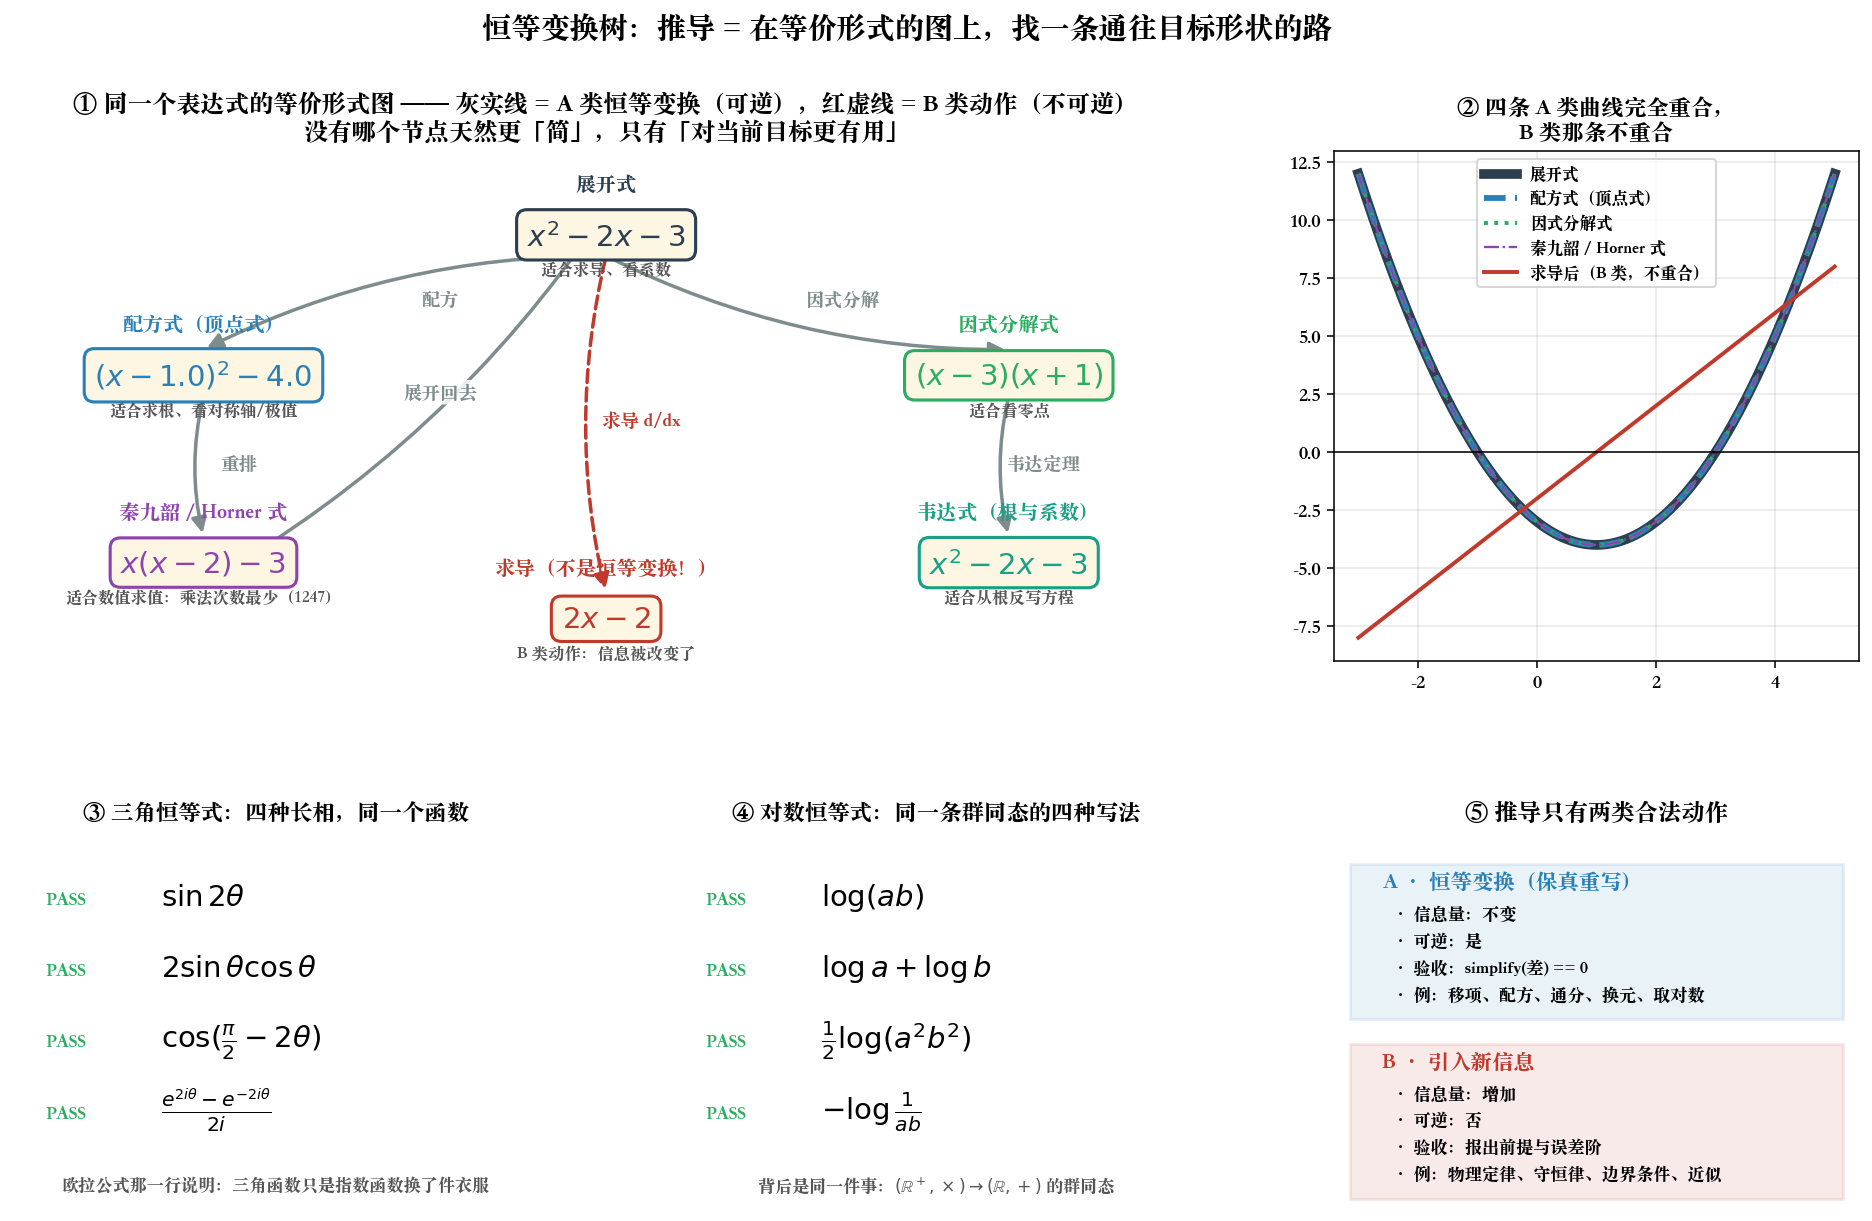

The Python source for this figure:
"""identity_transform_tree.py
================================================================================
Chapter 0.98.1 · 恒等变换树：一个表达式的所有「等价长相」

**推导只有两类合法动作：**
    A 类 · 恒等变换   —— 换一件衣服，内容一模一样。可逆，SymPy 一行可验。
    B 类 · 引入新信息 —— 往系统里塞进一条新事实。不可逆，必须报账。

这个脚本只画 A 类：把同一个表达式的各种等价形式画成一张图，
**每条边 = 一次合法的重写，且每条边都被 SymPy 逐一验证过 `simplify(u - v) == 0`。**

看这张图要看出两件事：
  1. 「化简」不是唯一方向 —— 图上没有哪个节点天然更「简」，
     只有「对当前目标更有用」。配方形式适合求根，因式形式适合看零点，
     展开形式适合求导，顶点式适合画图。
  2. **推导 = 在这张图上找一条通往目标形状的路。**
     所以推导的第一件事是「先盯着终点看」（Chapter 0.98.7 心法一）。

主例：x² + px + q（以 p=-2, q=-3 为例，此时它恰好可因式分解）
另有两个纯恒等变换的小图：三角恒等式、对数恒等式。

运行：  python ch00_98_deriving_formulas/identity_transform_tree.py
================================================================================
"""

from pathlib import Path

import matplotlib.pyplot as plt
import numpy as np
import sympy as sp
from matplotlib.patches import FancyArrowPatch

x, p, q = sp.symbols('x p q')


def build_graph():
    """节点 = 等价形式；边 = 一次恒等变换。每条边都要被验证。"""
    P, Q = -2, -3                                     # x² - 2x - 3 = (x-3)(x+1)
    base = x ** 2 + P * x + Q

    nodes = {
        "expand": (base, "展开式", "适合求导、看系数", (.5, .88), "#2c3e50"),
        "square": ((x + P / 2) ** 2 - P ** 2 / 4 + Q, "配方式（顶点式）",
                   "适合求根、看对称轴/极值", (.16, .58), "#2980b9"),
        "factor": (sp.factor(base), "因式分解式",
                   "适合看零点", (.84, .58), "#27ae60"),
        "vieta": (x ** 2 - (3 + (-1)) * x + 3 * (-1), "韦达式（根与系数）",
                  "适合从根反写方程", (.84, .18), "#16a085"),
        "horner": (x * (x - 2) - 3, "秦九韶 / Horner 式",
                   "适合数值求值：乘法次数最少（1247）", (.16, .18), "#8e44ad"),
        "diff": (sp.diff(base, x), "求导（不是恒等变换！）",
                 "B 类动作：信息被改变了", (.5, .06), "#c0392b"),
    }

    edges = [
        ("expand", "square", "配方", True),
        ("expand", "factor", "因式分解", True),
        ("factor", "vieta", "韦达定理", True),
        ("square", "horner", "重排", True),
        ("horner", "expand", "展开回去", True),
        ("expand", "diff", "求导 d/dx", False),        # 故意放一条 B 类边做对比
    ]

    print("=" * 74)
    print("恒等变换树：逐条边验证 simplify(u - v) == 0")
    print("=" * 74)
    verified = []
    for a, b, label, is_identity in edges:
        ea, eb = nodes[a][0], nodes[b][0]
        diff = sp.simplify(sp.expand(ea) - sp.expand(eb))
        ok = diff == 0
        tag = "A 恒等" if is_identity else "B 非恒等"
        mark = "PASS" if ok == is_identity else "?"
        print(f"  [{tag:<8}] {label:<14} {a:>7} → {b:<7}  "
              f"差 = {diff}   {mark}")
        verified.append((a, b, label, is_identity, ok))
    print("\n  注意最后一条：求导让差不为 0 —— 它**不是**恒等变换，")
    print("        而是 B 类动作。图上用红色虚线区分。")
    return nodes, verified


def main():
    nodes, edges = build_graph()

    print("\n数值验收：所有 A 类节点在任意 x 上必须给出同一个值")
    xs = np.linspace(-3, 5, 9)
    vals = {}
    for key, (expr, name, *_rest) in nodes.items():
        f = sp.lambdify(x, expr, "numpy")
        vals[key] = np.array(f(xs), dtype=float)
    ref = vals["expand"]
    for key in ("square", "factor", "vieta", "horner"):
        print(f"  {key:<8} 与展开式的最大偏差 = {np.abs(vals[key]-ref).max():.2e}")
    print(f"  {'diff':<8} 与展开式的最大偏差 = {np.abs(vals['diff']-ref).max():.2e}"
          f"   ← 不是 0，因为它不是恒等变换")

    fig = plt.figure(figsize=(17, 9.8))
    gs = fig.add_gridspec(2, 3, height_ratios=[1.25, 1], hspace=.3, wspace=.26)

    # ---- ① 恒等变换树 ------------------------------------------------------
    ax = fig.add_subplot(gs[0, :2])
    ax.set_xlim(0, 1)
    ax.set_ylim(-.03, 1.06)
    ax.axis("off")

    for a, b, label, is_identity, ok in edges:
        xa, ya = nodes[a][3]
        xb, yb = nodes[b][3]
        col = "#7f8c8d" if is_identity else "#c0392b"
        style = "-" if is_identity else "--"
        arr = FancyArrowPatch((xa, ya - .045), (xb, yb + .055),
                              arrowstyle="-|>", mutation_scale=16,
                              lw=1.8, color=col, linestyle=style,
                              connectionstyle="arc3,rad=0.12")
        ax.add_patch(arr)
        ax.text((xa + xb) / 2 + .03, (ya + yb) / 2, label, fontsize=9.5,
                color=col, ha="center",
                bbox=dict(boxstyle="round,pad=.2", fc="white", ec="none", alpha=.85))

    for key, (expr, name, why, (px, py), col) in nodes.items():
        ax.text(px, py + .095, name, ha="center", fontsize=10.5,
                fontweight="bold", color=col)
        ax.text(px, py, f"${sp.latex(expr)}$", ha="center", va="center",
                fontsize=15, color=col,
                bbox=dict(boxstyle="round,pad=.35", fc="#fdf6e3", ec=col, lw=1.6))
        ax.text(px, py - .085, why, ha="center", fontsize=8.4, color="#555")

    ax.set_title("① 同一个表达式的等价形式图 —— 灰实线 = A 类恒等变换（可逆），"
                 "红虚线 = B 类动作（不可逆）\n"
                 "没有哪个节点天然更「简」，只有「对当前目标更有用」",
                 fontsize=12.5, fontweight="bold")

    # ---- ② 数值验收 --------------------------------------------------------
    ax = fig.add_subplot(gs[0, 2])
    xs_fine = np.linspace(-3, 5, 400)
    styles = [("expand", 5, "-", "#2c3e50"), ("square", 3, "--", "#2980b9"),
              ("factor", 2, ":", "#27ae60"), ("horner", 1.2, "-.", "#8e44ad")]
    for key, lw, ls, col in styles:
        f = sp.lambdify(x, nodes[key][0], "numpy")
        ax.plot(xs_fine, f(xs_fine), lw=lw, ls=ls, color=col, label=nodes[key][1])
    f = sp.lambdify(x, nodes["diff"][0], "numpy")
    ax.plot(xs_fine, f(xs_fine) * np.ones_like(xs_fine), lw=2, color="#c0392b",
            label="求导后（B 类，不重合）")
    ax.axhline(0, color="k", lw=.8)
    ax.set_title("② 四条 A 类曲线完全重合，\nB 类那条不重合", fontsize=11.5,
                 fontweight="bold")
    ax.legend(fontsize=8.5)
    ax.grid(alpha=.3)

    # ---- ③ 三角恒等式小图 --------------------------------------------------
    ax = fig.add_subplot(gs[1, 0])
    ax.axis("off")
    th = sp.Symbol('theta')
    tri = [
        (sp.sin(2 * th), r"$\sin 2\theta$"),
        (2 * sp.sin(th) * sp.cos(th), r"$2\sin\theta\cos\theta$"),
        (sp.cos(sp.pi / 2 - 2 * th), r"$\cos(\frac{\pi}{2}-2\theta)$"),
        ((sp.exp(sp.I * 2 * th) - sp.exp(-sp.I * 2 * th)) / (2 * sp.I),
         r"$\frac{e^{2i\theta}-e^{-2i\theta}}{2i}$"),
    ]
    ax.text(.5, .95, "③ 三角恒等式：四种长相，同一个函数", ha="center",
            transform=ax.transAxes, fontsize=11.5, fontweight="bold")
    base = tri[0][0]
    for i, (expr, tex) in enumerate(tri):
        y = .74 - i * .175
        ok = sp.simplify(sp.expand(expr - base).rewrite(sp.sin)) == 0
        ax.text(.06, y, "PASS" if ok else "FAIL", transform=ax.transAxes,
                fontsize=9.5, fontweight="bold", color="#27ae60" if ok else "#c0392b")
        ax.text(.28, y, tex, transform=ax.transAxes, fontsize=15)
    ax.text(.5, .04, "欧拉公式那一行说明：三角函数只是指数函数换了件衣服",
            ha="center", transform=ax.transAxes, fontsize=8.8,
            style="italic", color="#555")

    # ---- ④ 对数恒等式小图 --------------------------------------------------
    ax = fig.add_subplot(gs[1, 1])
    ax.axis("off")
    a_, b_ = sp.symbols('a b', positive=True)
    logs = [
        (sp.log(a_ * b_), r"$\log(ab)$"),
        (sp.log(a_) + sp.log(b_), r"$\log a + \log b$"),
        (sp.log(a_ ** 2 * b_ ** 2) / 2, r"$\frac{1}{2}\log(a^2b^2)$"),
        (-sp.log(1 / (a_ * b_)), r"$-\log\frac{1}{ab}$"),
    ]
    ax.text(.5, .95, "④ 对数恒等式：同一条群同态的四种写法", ha="center",
            transform=ax.transAxes, fontsize=11.5, fontweight="bold")
    for i, (expr, tex) in enumerate(logs):
        y = .74 - i * .175
        ok = sp.simplify(sp.expand_log(expr - sp.log(a_ * b_), force=True)) == 0
        ax.text(.06, y, "PASS" if ok else "FAIL", transform=ax.transAxes,
                fontsize=9.5, fontweight="bold", color="#27ae60" if ok else "#c0392b")
        ax.text(.28, y, tex, transform=ax.transAxes, fontsize=15)
    ax.text(.5, .04, r"背后是同一件事：$(\mathbb{R}^+,\times)\to(\mathbb{R},+)$ 的群同态",
            ha="center", transform=ax.transAxes, fontsize=8.8,
            style="italic", color="#555")

    # ---- ⑤ 两类动作对照 ----------------------------------------------------
    ax = fig.add_subplot(gs[1, 2])
    ax.axis("off")
    ax.text(.5, .95, "⑤ 推导只有两类合法动作", ha="center",
            transform=ax.transAxes, fontsize=12, fontweight="bold")
    for i, (tag, name, feats, col) in enumerate([
        ("A", "恒等变换（保真重写）",
         ["信息量：不变", "可逆：是", "验收：simplify(差) == 0",
          "例：移项、配方、通分、换元、取对数"], "#2980b9"),
        ("B", "引入新信息",
         ["信息量：增加", "可逆：否", "验收：报出前提与误差阶",
          "例：物理定律、守恒律、边界条件、近似"], "#c0392b"),
    ]):
        y0 = .78 - i * .44
        ax.add_patch(plt.Rectangle((.03, y0 - .32), .94, .38, transform=ax.transAxes,
                                   fc=col, alpha=.1, ec=col, lw=1.6))
        ax.text(.09, y0, f"{tag} · {name}", transform=ax.transAxes,
                fontsize=11, fontweight="bold", color=col)
        for j, f in enumerate(feats):
            ax.text(.11, y0 - .075 - j * .066, "· " + f, transform=ax.transAxes,
                    fontsize=8.8)

    fig.suptitle("恒等变换树：推导 = 在等价形式的图上，找一条通往目标形状的路",
                 fontsize=15, fontweight="bold")
    out = Path(__file__).with_suffix(".png")
    fig.savefig(out, dpi=140, bbox_inches="tight")
    print(f"\n图已保存到 {out}")

    print("\n心法：先盯着终点看 —— 不知道目标长什么样，就不知道该往哪化简。")


if __name__ == "__main__":
    plt.rcParams["font.sans-serif"] = [
        "PingFang SC", "Heiti SC", "Songti SC",
        "Noto Sans CJK SC", "WenQuanYi Zen Hei", "Arial Unicode MS",
    ]
    plt.rcParams["axes.unicode_minus"] = False
    main()
